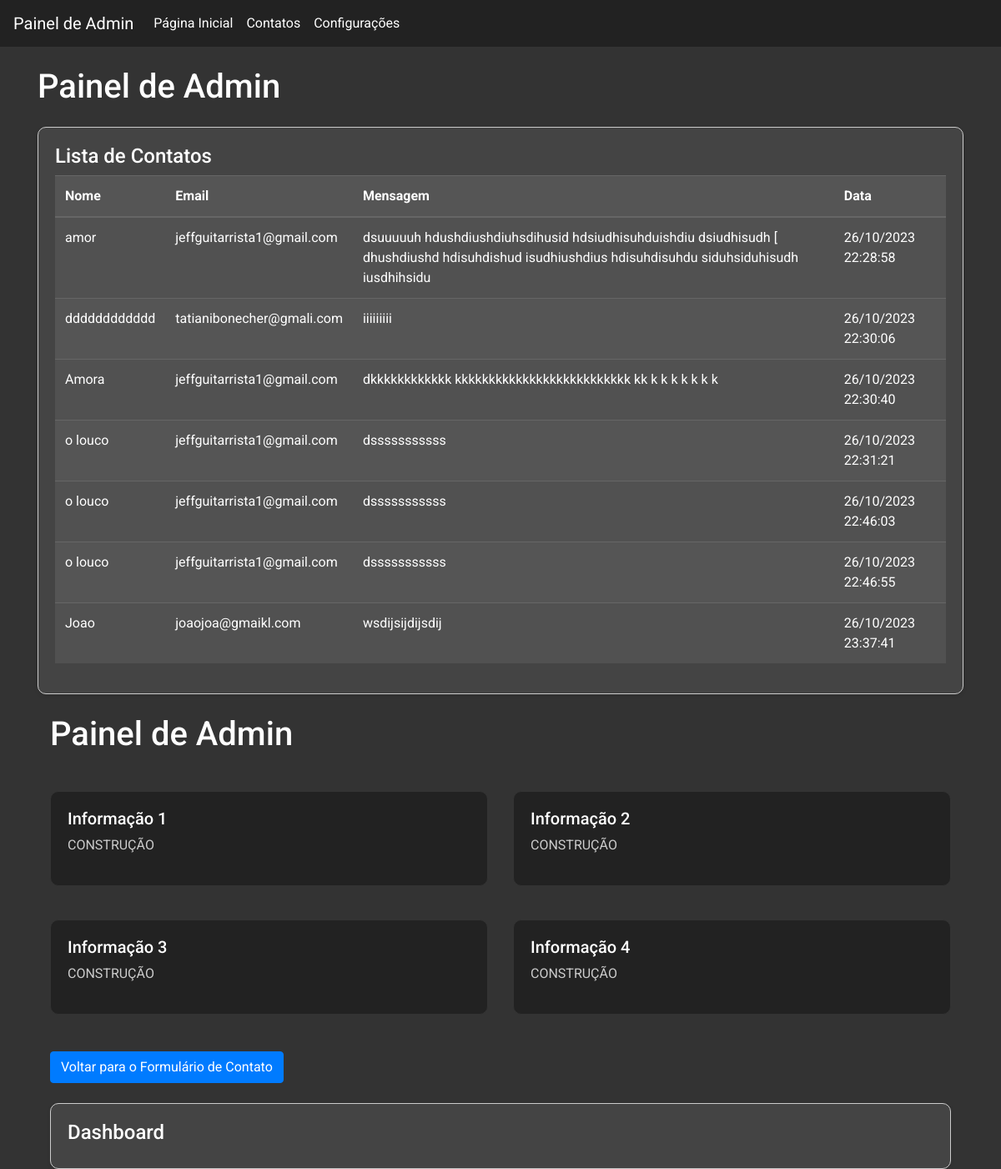
Before: /listar_contatos/ (signed in) with the older database file.
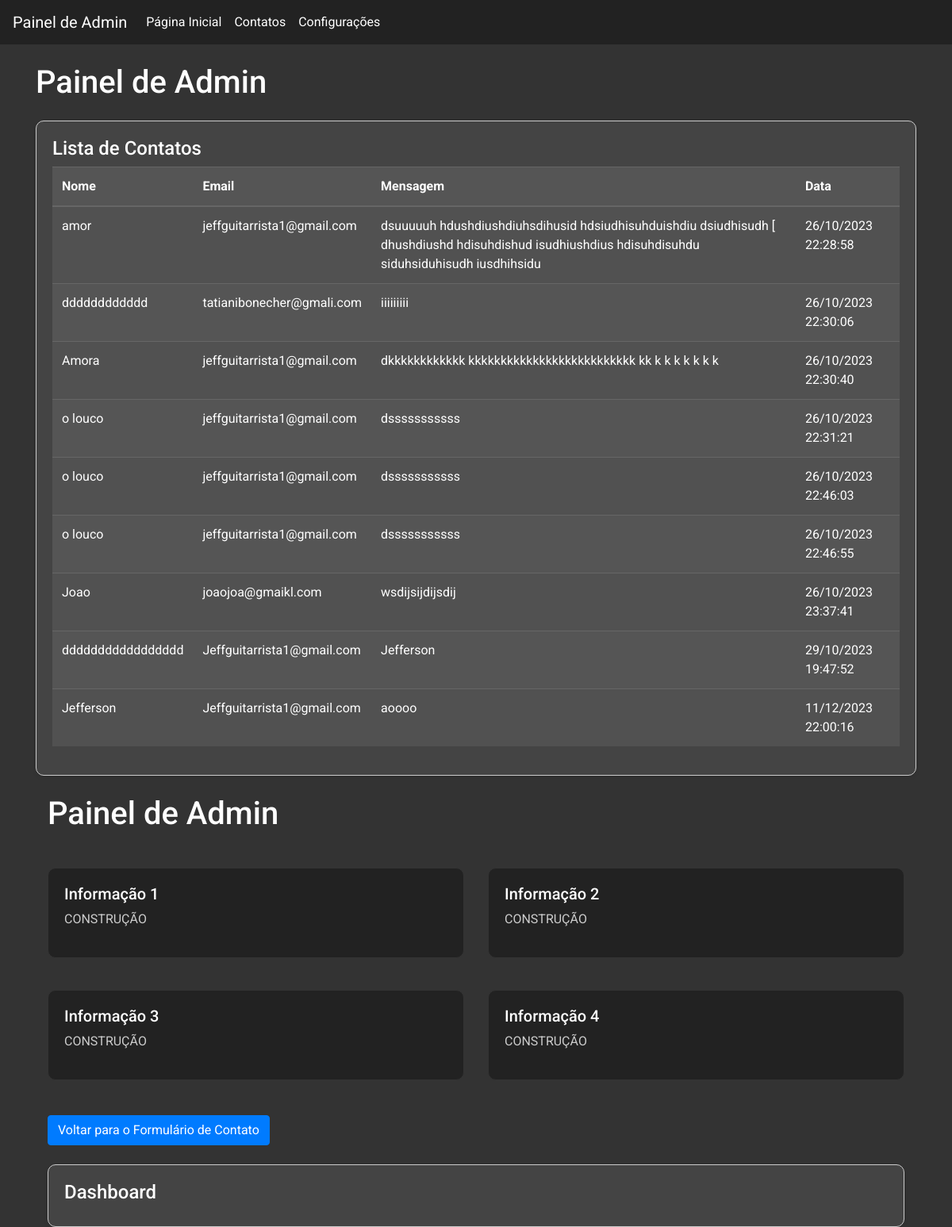
After: the same page with the newer database file.
### produto/models.py (models this page shows, shortened)
class Contato(models.Model):
    nome = models.CharField(max_length=100)
    email = models.EmailField(max_length=100)
    mensagem = models.TextField()
    data_envio = models.DateTimeField(null=True)

### produto/views.py (the view)
# urls.py: path('listar_contatos/', views.listar_contatos, name='listar_contatos'),
@user_passes_test(is_superuser)
def listar_contatos(request):
    contatos = Contato.objects.all()
    return render(request, 'listar.html', {'contatos': contatos})

### produto/views.py (called while the page is built)
def is_superuser(user):
    return user.is_superuser

### produto/templates/listar.html (shortened to what this page needs)
<!DOCTYPE html>
<html lang="pt-BR">
<head>
    <link rel="stylesheet" href="https://stackpath.bootstrapcdn.com/bootstrap/4.5.2/css/bootstrap.min.css">
    <link rel="stylesheet" href="https://cdnjs.cloudflare.com/ajax/libs/font-awesome/5.15.1/css/all.min.css">
</head>
<body>
<nav class="navbar navbar-expand-lg navbar-dark">
    <a class="navbar-brand" href="#">Painel de Admin</a>
    <div class="collapse navbar-collapse" id="navbarNav">
        <ul class="navbar-nav">
            <li class="nav-item active">
                <a class="nav-link" href="#">Página Inicial <span class="sr-only">(current)</span></a>
            </li>
            <li class="nav-item">
                <a class="nav-link" href="#">Contatos</a>
            </li>
            <li class="nav-item">
                <a class="nav-link" href="#">Configurações</a>
            </li>
        </ul>
    </div>
</nav>
<div class="container mt-4">
    <h1>Painel de Admin</h1>
    <div class="row mt-4">
        <div class="col-md-12">
            <div class="dashboard">
                <h2>Lista de Contatos</h2>
                <table class="table table-striped">
                    <thead>
                    <tr>
                        <th>Nome</th>
                        <th>Email</th>
                        <th>Mensagem</th>
                        <th>Data</th>
                    </tr>
                    </thead>
                    <tbody>
                    {% for contato in contatos %}
                        <tr>
                            <td>{{ contato.nome }}</td>
                            <td>{{ contato.email }}</td>
                            <td>{{ contato.mensagem }}</td>
                            <td>{{ contato.data_envio|date:"d/m/Y H:i:s" }}</td>
                        </tr>
                    {% empty %}
                        <tr>
                            <td colspan="4">Nenhum contato encontrado.</td>
                        </tr>
                    {% endfor %}
                    </tbody>
                </table>
            </div>
        </div>
    </div>
    <div class="container mt-4">
        <h1>Painel de Admin</h1>
        <div class="row mt-4">
            <div class="col-md-6">
                <div class="card">
                    <h3>Informação 1 </h3>
                    <p>CONSTRUÇÃO</p>
                </div>
            </div>
            <div class="col-md-6">
                <div class="card">
                    <h3>Informação 2</h3>
                    <p>CONSTRUÇÃO</p>
                </div>
            </div>
            <div class="col-md-6">
                <div class="card">
                    <h3>Informação 3</h3>
                    <p>CONSTRUÇÃO</p>
                </div>
            </div>
            <div class="col-md-6">
                <div class="card">
                    <h3>Informação 4</h3>
                    <p>CONSTRUÇÃO</p>
                </div>
            </div>
        </div>
        <a class="btn btn-primary mt-4" href="{% url 'salvar_contato' %}">Voltar para o Formulário de Contato</a>
        <div class="dashboard mt-4">
            <h2>Dashboard</h2>
        </div>
    </div>
</body>
</html>

Changed rows visible on the page:
added Contato: nome "ddddddddddddddddd", email "Jeffguitarrista1@gmail.com", mensagem "Jefferson", data_envio "29/10/2023 19:47:52"
added Contato: nome "Jefferson", email "Jeffguitarrista1@gmail.com", mensagem "aoooo", data_envio "11/12/2023 22:00:16"
